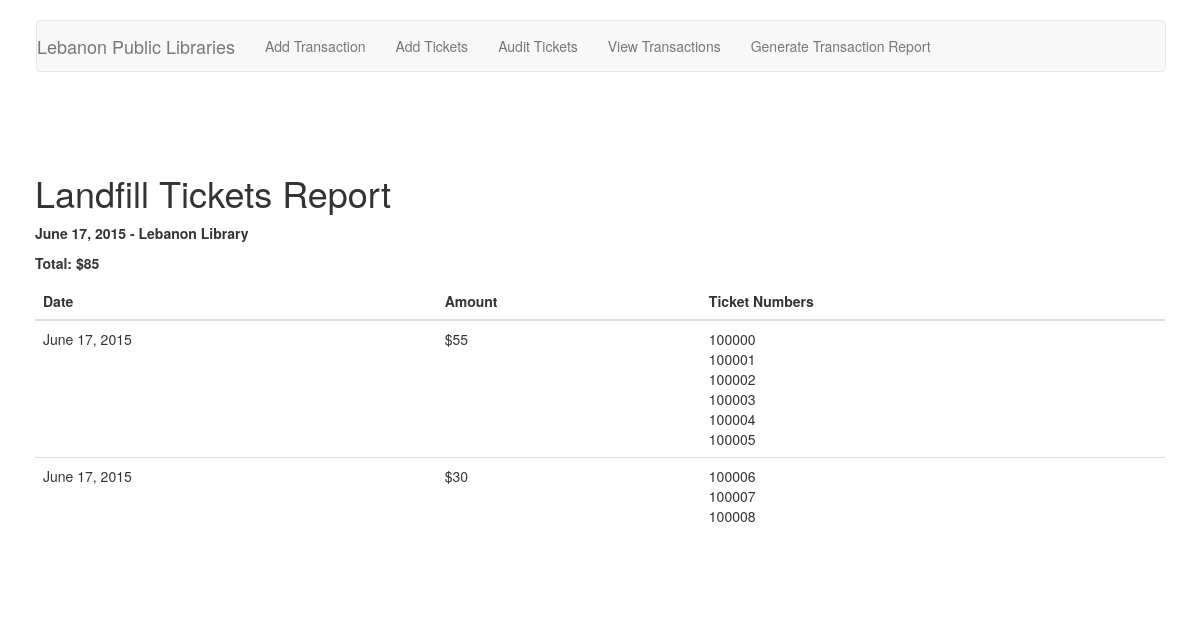
The page /report/2/ on the database its author committed.
### ticket_app/models.py (models this page shows, shortened)
class Report(models.Model):
    location = models.ForeignKey('Locations')
    date = models.DateField(auto_now_add=True)

class Locations(models.Model):
    class Meta:
        verbose_name_plural = "Locations"
    name = models.CharField(max_length=255, unique=True)

class Transactions(models.Model):
    class Meta:
        verbose_name_plural = "Transactions"
        ordering = ["-date"]
    date = models.DateField(auto_now_add=True)
    location = models.ForeignKey(Locations)
    payment_type = models.ForeignKey(PaymentTypes)
    check_number = models.PositiveIntegerField(null=True, blank=True)
    reported = models.BooleanField(default=False)
    staff_initials = models.CharField(max_length=4)
    report = models.ForeignKey('Report', blank=True, null=True)
    def total(self):
        tickets = Tickets_Transactions.objects.filter(transactions=self.id)
        total = 0
        for ticket in tickets:
            total += ticket.ticket.value
        return total

class Tickets_Transactions(models.Model):
    class Meta:
        verbose_name_plural = "Tickets and Transactions"
    ticket = models.OneToOneField(Tickets, unique=True)
    transactions = models.ForeignKey(Transactions)

class Tickets(models.Model):
    class Meta:
        verbose_name_plural = "Tickets"
    value = models.PositiveIntegerField(default=10)
    ticket_number = models.PositiveIntegerField(unique=True)
    date_entered = models.DateField(auto_now_add=True)
    sold = models.BooleanField(default=False)
    date_sold = models.DateField(blank=True, null=True)
    location = models.ForeignKey(Locations)

### ticket_app/views.py (the view)
# urls.py: url(r'^report/(?P<pk>[0-9])/?$', views.ReportArchive.as_view(), name='Report Archive'),
class ReportArchive(View):
    def get(self, request, *args, **kwargs):
        report = Report.objects.get(id=self.kwargs['pk'])
        location = report.location
        transactions = Transactions.objects.filter(location=location).filter(report=report)
        total = 0
        for transaction in transactions:
            total += transaction.total()
            transaction.tickets = []
            tickets = Tickets_Transactions.objects.filter(transactions=transaction)
            for ticket in tickets:
                transaction.tickets.append(ticket.ticket.ticket_number)
        context = {'total': total, 'report': transactions, 'date': report.date, 'location': report.location}
        return render(request, 'ticket_app/report.html', context)

### ticket_app/templates/ticket_app/report.html (shortened to what this page needs)
{% include "ticket_app/header.html" %}
<h1>Landfill Tickets Report</h1>
{% if report %}
<p><strong>{{ date | date }} - {{location.name}}</strong></p>
<p><strong>Total: ${{total}}</strong></p>
{% endif %}
{% if report %}
<table class="table">
    <thead>
        <th>Date</th>
        <th>Amount</th>
        <th>Ticket Numbers</th>
    </thead>
    <tbody>
        {% for transaction in report %}
        <tr>
        <td> {{ transaction.date | date }} </td>
        <td> ${{ transaction.total }}</td>
        <td>
            {% for ticket in transaction.tickets %}
            {{ ticket }}<br/>
            {% endfor %}
        </td>
        </tr>
        {% endfor %}
    </tbody>
</table>
{% endif %}
{% include "ticket_app/footer.html" %}

### rows shown on the page
Report: date "June 17, 2015"
Locations: name "Lebanon Library"
Transactions: tickets "100000" "100001" "100002" "100003" "100004" "100005"
Transactions: tickets "100006" "100007" "100008"

### other values the page prints
{{ total }} "85"
